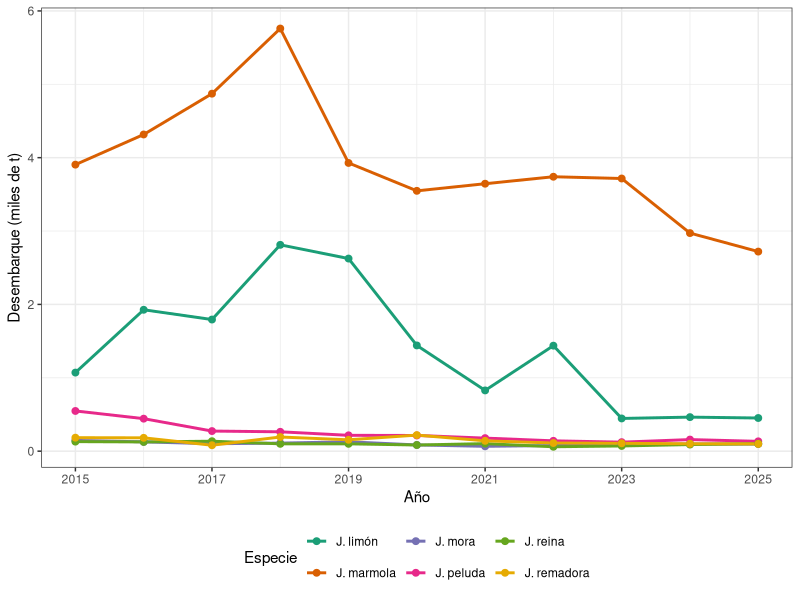
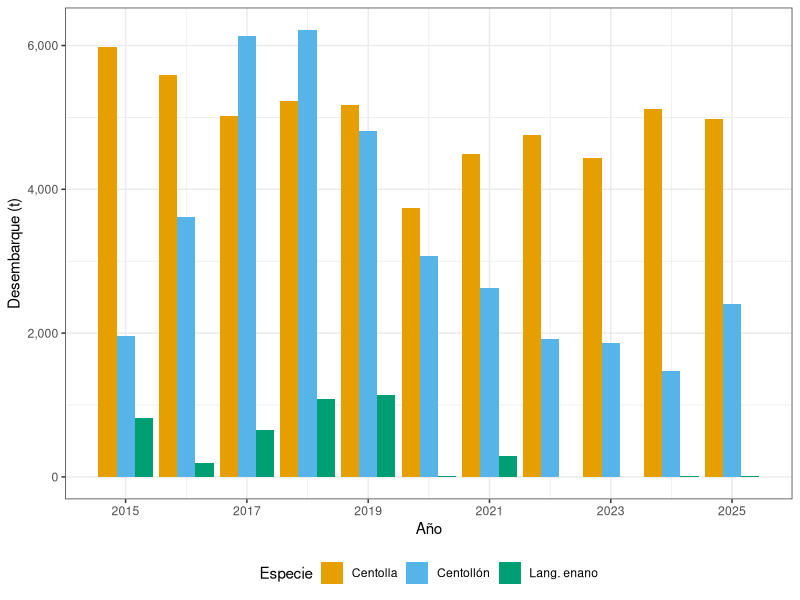

R code for these plots, in order:
## ---- chunk 1
library(ggplot2)
library(dplyr)
library(tidyr)

jaibas_data <- data.frame(
  Anio = 2015:2025,
  Marmola  = c(3905, 4316, 4872, 5760, 3928, 3548, 3645, 3740, 3716, 2972, 2720),
  Limon    = c(1071, 1927, 1794, 2812, 2625, 1441,  828, 1438,  446,  464,  452),
  Peluda   = c( 548,  443,  274,  264,  216,  214,  178,  141,  123,  158,  134),
  Mora     = c( 147,  127,  101,  110,  128,   85,   66,   77,   92,   98,   98),
  Reina    = c( 130,  126,  136,  100,  100,   84,  103,   60,   71,   90,  102),
  Remadora = c( 184,  182,   81,  193,  155,  219,  141,  111,  107,  101,   99)
)

jaibas_long <- jaibas_data |>
  pivot_longer(-Anio, names_to = "Especie", values_to = "Desembarque") |>
  mutate(Especie = recode(Especie,
    Marmola  = "J. marmola",
    Limon    = "J. limón",
    Peluda   = "J. peluda",
    Mora     = "J. mora",
    Reina    = "J. reina",
    Remadora = "J. remadora"
  ))

ggplot(jaibas_long, aes(x = Anio, y = Desembarque / 1000, color = Especie)) +
  geom_line(size = 1) +
  geom_point(size = 2) +
  scale_x_continuous(breaks = seq(2015, 2025, 2)) +
  scale_color_brewer(palette = "Dark2") +
  labs(
    x = "Año",
    y = "Desembarque (miles de t)",
    color = "Especie"
  ) +
  theme_bw() +
  theme(legend.position = "bottom")
## ---- chunk 2
library(ggplot2)
library(dplyr)
library(tidyr)
library(scales)

bentonicos_data <- data.frame(
  Anio = 2015:2025,
  Centolla   = c(5973, 5583, 5024, 5226, 5173, 3741, 4494, 4758, 4432, 5123, 4984),
  Centollo   = c(1966, 3614, 6132, 6216, 4809, 3068, 2621, 1925, 1866, 1480, 2399),
  L_enano    = c( 819,  189,  647, 1077, 1143,    8,  290,    0,    5,    8,    8)
)

bentonicos_long <- bentonicos_data |>
  pivot_longer(-Anio, names_to = "Especie", values_to = "Desembarque") |>
  mutate(Especie = recode(Especie,
    Centolla = "Centolla",
    Centollo = "Centollón",
    L_enano  = "Lang. enano"
  ))

ggplot(bentonicos_long, aes(x = Anio, y = Desembarque, fill = Especie)) +
  geom_col(position = "dodge") +
  scale_x_continuous(breaks = seq(2015, 2025, 2)) +
  scale_y_continuous(labels = label_comma()) +
  scale_fill_manual(values = c("#E69F00", "#56B4E9", "#009E73")) +
  labs(
    x = "Año",
    y = "Desembarque (t)",
    fill = "Especie"
  ) +
  theme_bw() +
  theme(legend.position = "bottom")
## ---- chunk 3
library(kableExtra)

tab_bent <- data.frame(
  Año        = 2015:2025,
  Centolla   = c(5973, 5583, 5024, 5226, 5173, 3741, 4494, 4758, 4432, 5123, 4984),
  Centollón  = c(1966, 3614, 6132, 6216, 4809, 3068, 2621, 1925, 1866, 1480, 2399),
  `J. mármol` = c(3905, 4316, 4872, 5760, 3928, 3548, 3645, 3740, 3716, 2972, 2720),
  `J. limón`  = c(1071, 1927, 1794, 2812, 2625, 1441,  828, 1438,  446,  464,  452),
  `Lang. enano` = c(819, 189, 647, 1077, 1143, 8, 290, 0, 5, 8, 8)
)

kableExtra::kable(
  tab_bent,
  caption = "Desembarque (t) de principales crustáceos bentónicos en Chile, 2015-2025 (SERNAPESCA).",
  col.names = c("Año", "Centolla", "Centollón", "J. mármol", "J. limón", "Lang. enano"),
  format.args = list(big.mark = "."),
  booktabs = TRUE
) |>
  kableExtra::kable_styling(
    bootstrap_options = c("striped", "hover"),
    full_width = FALSE,
    font_size = 11
  )
